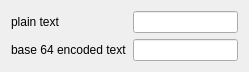
<?xml version="1.0" encoding="UTF-8"?>
<ui version="4.0">
 <class>ConverterBase64</class>
 <widget class="QWidget" name="ConverterBase64">
  <property name="geometry">
   <rect>
    <x>0</x>
    <y>0</y>
    <width>249</width>
    <height>64</height>
   </rect>
  </property>
  <property name="windowTitle">
   <string>Form</string>
  </property>
  <layout class="QGridLayout" name="gridLayout">
   <item row="0" column="1">
    <widget class="QLineEdit" name="lineEditPlainText"/>
   </item>
   <item row="0" column="0">
    <widget class="QLabel" name="label">
     <property name="text">
      <string>plain text</string>
     </property>
    </widget>
   </item>
   <item row="1" column="1">
    <widget class="QLineEdit" name="lineEditBase64EncodedText"/>
   </item>
   <item row="1" column="0">
    <widget class="QLabel" name="label_2">
     <property name="text">
      <string>base 64 encoded text</string>
     </property>
    </widget>
   </item>
  </layout>
 </widget>
 <resources/>
 <connections/>
</ui>
